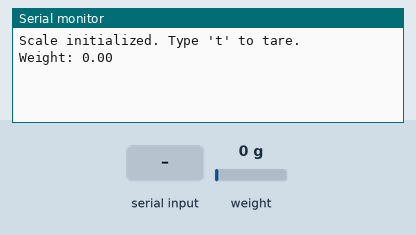
Simulated run of this sketch. Board: ESP32. Shown: the last lines printed to the serial monitor. The test bench sets the inputs (shaded band); at power-on: weight on the scale 0 g.

Above: at 2.2 s.
2.3 s: "1\n" received over Serial
At 4.7 s:
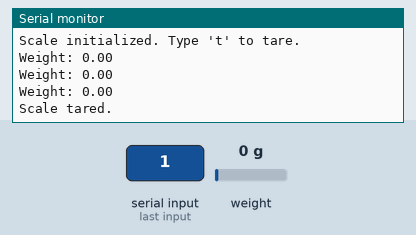
5.7 s: weight on the scale set to 100 g
At 6.8 s:
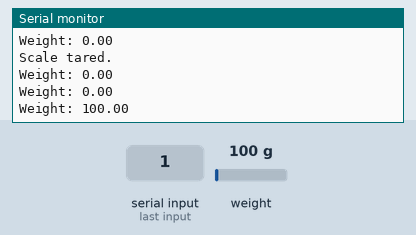
7.2 s: weight on the scale set to 1250 g
At 8.4 s:
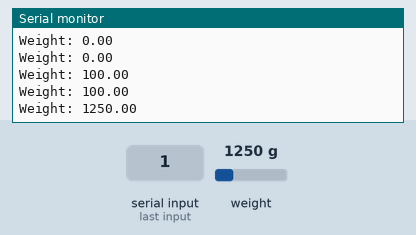
Timing chart, 0 to 10.2 s (numbered marks = the images above; inputs shaded):
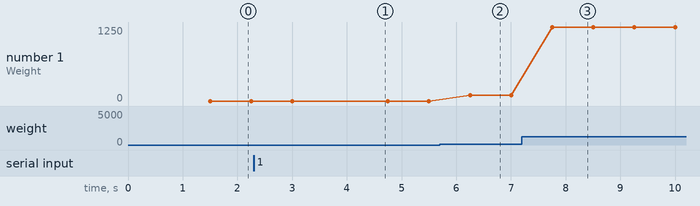

Measured:
- after the input at 2.3 s, the serial monitor: prints a new line after 2.0 s (image 1)
- after the input at 5.7 s, the serial monitor: prints a new line after 0.55 s (image 2)
- after the input at 7.2 s, the serial monitor: prints a new line after 0.55 s (image 3)
- plotted number 1: 0 → 100 after the input at 5.7 s, 100 → 1250 after the input at 7.2 s

The sketch:

Loadcell.ino
```cpp
#include "HX711.h"

HX711 scale;

// Adjust pins if needed
uint8_t dataPin = 25;
uint8_t clockPin = 23;

float f;

void setup() {
  Serial.begin(115200);
  scale.begin(dataPin, clockPin);

  // Calibration factor (adjust based on your calibration process)
  float scale_factor = 0.001;
  float cal_factor = scale_factor*2900.7;
  // float cal_factor = 92.546;
  scale.set_scale(cal_factor);
  scale.tare();  // Reset the scale to zero
  Serial.println("Scale initialized. Type 't' to tare.");
}

void loop() {
  // Check for serial input to handle tare
  if (Serial.available()) {
    char command = Serial.read();
    if (command == '\n') {
      scale.tare();  // Reset the scale to zero
      Serial.println("Scale tared.");
    }
  }

  // Read and print weight continuously
  f = scale.get_units(5);
  Serial.print("Weight: ");
  Serial.println(f);
  delay(250);
}
```
